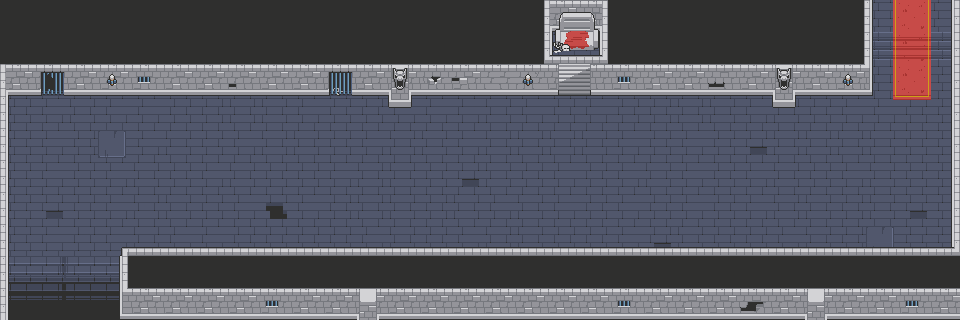

Below is a game level as drawn by its tile map, then a one-line description and the .tmx file that defines it, in full:
An orthogonal 30x10 tile map with 32x32 px tiles, 4 tile layers (floor, wall, decor1, decor2) and 11 objects (6x monster, 3x chord, playerStart, milestone).

<map version="1.10" tiledversion="1.11.0" orientation="orthogonal" renderorder="right-down" width="30" height="10" tilewidth="32" tileheight="32" infinite="0" nextlayerid="6" nextobjectid="13">
 <editorsettings>
  <export target="../../stage_02/stage_02_02.json" format="json" />
 </editorsettings>
 <tileset firstgid="1" name="Royal Dungeon Tileset" tilewidth="32" tileheight="32" tilecount="396" columns="18">
  <image source="../../Royal Dungeon Tileset.png" width="576" height="704" />
  <tile id="10">
   <properties>
    <property name="collides" type="bool" value="true" />
   </properties>
  </tile>
  <tile id="11">
   <properties>
    <property name="collides" type="bool" value="true" />
   </properties>
  </tile>
  <tile id="12">
   <properties>
    <property name="collides" type="bool" value="true" />
   </properties>
  </tile>
  <tile id="21">
   <properties>
    <property name="collides" type="bool" value="true" />
   </properties>
  </tile>
  <tile id="49">
   <properties>
    <property name="collides" type="bool" value="true" />
   </properties>
  </tile>
  <tile id="108">
   <properties>
    <property name="collides" type="bool" value="true" />
   </properties>
  </tile>
  <tile id="109">
   <properties>
    <property name="collides" type="bool" value="true" />
   </properties>
  </tile>
  <tile id="139">
   <properties>
    <property name="collides" type="bool" value="true" />
   </properties>
  </tile>
  <tile id="151">
   <properties>
    <property name="collides" type="bool" value="true" />
   </properties>
  </tile>
  <tile id="152">
   <properties>
    <property name="collides" type="bool" value="true" />
   </properties>
  </tile>
  <tile id="208">
   <properties>
    <property name="collides" type="bool" value="true" />
   </properties>
  </tile>
  <tile id="209">
   <properties>
    <property name="collides" type="bool" value="true" />
   </properties>
  </tile>
  <tile id="210">
   <properties>
    <property name="collides" type="bool" value="true" />
   </properties>
  </tile>
  <tile id="211">
   <properties>
    <property name="collides" type="bool" value="true" />
   </properties>
  </tile>
  <tile id="212">
   <properties>
    <property name="collides" type="bool" value="true" />
   </properties>
  </tile>
  <tile id="213">
   <properties>
    <property name="collides" type="bool" value="true" />
   </properties>
  </tile>
  <tile id="214">
   <properties>
    <property name="collides" type="bool" value="true" />
   </properties>
  </tile>
  <tile id="215">
   <properties>
    <property name="collides" type="bool" value="true" />
   </properties>
  </tile>
  <tile id="226">
   <properties>
    <property name="collides" type="bool" value="true" />
   </properties>
  </tile>
  <tile id="227">
   <properties>
    <property name="collides" type="bool" value="true" />
   </properties>
  </tile>
  <tile id="228">
   <properties>
    <property name="collides" type="bool" value="true" />
   </properties>
  </tile>
  <tile id="229">
   <properties>
    <property name="collides" type="bool" value="true" />
   </properties>
  </tile>
  <tile id="230">
   <properties>
    <property name="collides" type="bool" value="true" />
   </properties>
  </tile>
  <tile id="231">
   <properties>
    <property name="collides" type="bool" value="true" />
   </properties>
  </tile>
  <tile id="232">
   <properties>
    <property name="collides" type="bool" value="true" />
   </properties>
  </tile>
  <tile id="233">
   <properties>
    <property name="collides" type="bool" value="true" />
   </properties>
  </tile>
  <tile id="244">
   <properties>
    <property name="collides" type="bool" value="true" />
   </properties>
  </tile>
  <tile id="245">
   <properties>
    <property name="collides" type="bool" value="true" />
   </properties>
  </tile>
  <tile id="246">
   <properties>
    <property name="collides" type="bool" value="true" />
   </properties>
  </tile>
  <tile id="247">
   <properties>
    <property name="collides" type="bool" value="true" />
   </properties>
  </tile>
  <tile id="248">
   <properties>
    <property name="collides" type="bool" value="true" />
   </properties>
  </tile>
  <tile id="249">
   <properties>
    <property name="collides" type="bool" value="true" />
   </properties>
  </tile>
  <tile id="250">
   <properties>
    <property name="collides" type="bool" value="true" />
   </properties>
  </tile>
  <tile id="251">
   <properties>
    <property name="collides" type="bool" value="true" />
   </properties>
  </tile>
  <tile id="262">
   <properties>
    <property name="collides" type="bool" value="true" />
   </properties>
  </tile>
  <tile id="263">
   <properties>
    <property name="collides" type="bool" value="true" />
   </properties>
  </tile>
  <tile id="264">
   <properties>
    <property name="collides" type="bool" value="true" />
   </properties>
  </tile>
  <tile id="265">
   <properties>
    <property name="collides" type="bool" value="true" />
   </properties>
  </tile>
  <tile id="266">
   <properties>
    <property name="collides" type="bool" value="true" />
   </properties>
  </tile>
  <tile id="267">
   <properties>
    <property name="collides" type="bool" value="true" />
   </properties>
  </tile>
  <tile id="268">
   <properties>
    <property name="collides" type="bool" value="true" />
   </properties>
  </tile>
  <tile id="269">
   <properties>
    <property name="collides" type="bool" value="true" />
   </properties>
  </tile>
  <tile id="280">
   <properties>
    <property name="collides" type="bool" value="true" />
   </properties>
  </tile>
  <tile id="281">
   <properties>
    <property name="collides" type="bool" value="true" />
   </properties>
  </tile>
  <tile id="282">
   <properties>
    <property name="collides" type="bool" value="true" />
   </properties>
  </tile>
  <tile id="283">
   <properties>
    <property name="collides" type="bool" value="true" />
   </properties>
  </tile>
  <tile id="284">
   <properties>
    <property name="collides" type="bool" value="true" />
   </properties>
  </tile>
  <tile id="285">
   <properties>
    <property name="collides" type="bool" value="true" />
   </properties>
  </tile>
  <tile id="286">
   <properties>
    <property name="collides" type="bool" value="true" />
   </properties>
  </tile>
  <tile id="287">
   <properties>
    <property name="collides" type="bool" value="true" />
   </properties>
  </tile>
  <tile id="298">
   <properties>
    <property name="collides" type="bool" value="true" />
   </properties>
  </tile>
  <tile id="299">
   <properties>
    <property name="collides" type="bool" value="true" />
   </properties>
  </tile>
  <tile id="300">
   <properties>
    <property name="collides" type="bool" value="true" />
   </properties>
  </tile>
  <tile id="301">
   <properties>
    <property name="collides" type="bool" value="true" />
   </properties>
  </tile>
  <tile id="302">
   <properties>
    <property name="collides" type="bool" value="true" />
   </properties>
  </tile>
  <tile id="303">
   <properties>
    <property name="collides" type="bool" value="true" />
   </properties>
  </tile>
  <tile id="304">
   <properties>
    <property name="collides" type="bool" value="true" />
   </properties>
  </tile>
  <tile id="305">
   <properties>
    <property name="collides" type="bool" value="true" />
   </properties>
  </tile>
  <tile id="316">
   <properties>
    <property name="collides" type="bool" value="true" />
   </properties>
  </tile>
  <tile id="317">
   <properties>
    <property name="collides" type="bool" value="true" />
   </properties>
  </tile>
  <tile id="318">
   <properties>
    <property name="collides" type="bool" value="true" />
   </properties>
  </tile>
  <tile id="319">
   <properties>
    <property name="collides" type="bool" value="true" />
   </properties>
  </tile>
  <tile id="320">
   <properties>
    <property name="collides" type="bool" value="true" />
   </properties>
  </tile>
  <tile id="321">
   <properties>
    <property name="collides" type="bool" value="true" />
   </properties>
  </tile>
  <tile id="322">
   <properties>
    <property name="collides" type="bool" value="true" />
   </properties>
  </tile>
  <tile id="323">
   <properties>
    <property name="collides" type="bool" value="true" />
   </properties>
  </tile>
  <tile id="334">
   <properties>
    <property name="collides" type="bool" value="true" />
   </properties>
  </tile>
  <tile id="335">
   <properties>
    <property name="collides" type="bool" value="true" />
   </properties>
  </tile>
  <tile id="336">
   <properties>
    <property name="collides" type="bool" value="true" />
   </properties>
  </tile>
  <tile id="337">
   <properties>
    <property name="collides" type="bool" value="true" />
   </properties>
  </tile>
  <tile id="338">
   <properties>
    <property name="collides" type="bool" value="true" />
   </properties>
  </tile>
  <tile id="339">
   <properties>
    <property name="collides" type="bool" value="true" />
   </properties>
  </tile>
  <tile id="340">
   <properties>
    <property name="collides" type="bool" value="true" />
   </properties>
  </tile>
  <tile id="341">
   <properties>
    <property name="collides" type="bool" value="true" />
   </properties>
  </tile>
  <tile id="352">
   <properties>
    <property name="collides" type="bool" value="true" />
   </properties>
  </tile>
  <tile id="353">
   <properties>
    <property name="collides" type="bool" value="true" />
   </properties>
  </tile>
  <tile id="354">
   <properties>
    <property name="collides" type="bool" value="true" />
   </properties>
  </tile>
  <tile id="355">
   <properties>
    <property name="collides" type="bool" value="true" />
   </properties>
  </tile>
  <tile id="356">
   <properties>
    <property name="collides" type="bool" value="true" />
   </properties>
  </tile>
  <tile id="357">
   <properties>
    <property name="collides" type="bool" value="true" />
   </properties>
  </tile>
  <tile id="358">
   <properties>
    <property name="collides" type="bool" value="true" />
   </properties>
  </tile>
  <tile id="359">
   <properties>
    <property name="collides" type="bool" value="true" />
   </properties>
  </tile>
  <tile id="370">
   <properties>
    <property name="collides" type="bool" value="true" />
   </properties>
  </tile>
  <tile id="371">
   <properties>
    <property name="collides" type="bool" value="true" />
   </properties>
  </tile>
  <tile id="372">
   <properties>
    <property name="collides" type="bool" value="true" />
   </properties>
  </tile>
  <tile id="373">
   <properties>
    <property name="collides" type="bool" value="true" />
   </properties>
  </tile>
  <tile id="374">
   <properties>
    <property name="collides" type="bool" value="true" />
   </properties>
  </tile>
  <tile id="375">
   <properties>
    <property name="collides" type="bool" value="true" />
   </properties>
  </tile>
  <tile id="376">
   <properties>
    <property name="collides" type="bool" value="true" />
   </properties>
  </tile>
  <tile id="377">
   <properties>
    <property name="collides" type="bool" value="true" />
   </properties>
  </tile>
  <tile id="388">
   <properties>
    <property name="collides" type="bool" value="true" />
   </properties>
  </tile>
  <tile id="389">
   <properties>
    <property name="collides" type="bool" value="true" />
   </properties>
  </tile>
  <tile id="390">
   <properties>
    <property name="collides" type="bool" value="true" />
   </properties>
  </tile>
  <tile id="391">
   <properties>
    <property name="collides" type="bool" value="true" />
   </properties>
  </tile>
  <tile id="392">
   <properties>
    <property name="collides" type="bool" value="true" />
   </properties>
  </tile>
  <tile id="393">
   <properties>
    <property name="collides" type="bool" value="true" />
   </properties>
  </tile>
  <tile id="394">
   <properties>
    <property name="collides" type="bool" value="true" />
   </properties>
  </tile>
  <tile id="395">
   <properties>
    <property name="collides" type="bool" value="true" />
   </properties>
  </tile>
 </tileset>
 <layer id="1" name="floor" width="30" height="10">
  <data encoding="csv">
8,9,10,8,8,9,10,8,8,8,8,9,8,8,9,9,9,8,8,8,9,10,8,8,8,8,9,8,9,10,
8,8,8,8,8,9,8,8,9,8,9,8,8,9,8,9,28,8,9,8,9,8,8,8,8,8,9,194,194,194,
8,9,8,9,8,8,8,9,8,9,10,8,9,10,28,8,9,8,9,8,9,8,8,8,10,8,9,8,9,9,
8,9,10,9,9,8,8,10,10,9,8,8,9,8,9,10,9,8,9,8,8,10,10,9,10,8,9,9,8,9,
8,9,8,44,9,10,8,9,10,10,8,9,10,10,9,10,10,10,10,9,8,9,8,46,10,10,10,10,8,9,
8,9,8,9,10,8,9,10,8,8,9,10,10,8,46,10,8,9,8,9,10,9,8,9,10,8,9,10,8,9,
8,46,8,9,10,10,8,9,28,9,8,10,10,8,10,9,10,9,8,9,8,9,8,9,10,10,8,10,46,9,
8,9,8,9,10,9,9,8,8,8,8,9,10,8,9,10,10,8,8,9,46,10,8,8,9,10,8,44,8,9,
134,135,134,135,10,8,9,8,9,8,8,9,10,8,9,10,9,9,8,8,8,9,10,8,9,10,8,8,8,9,
152,153,152,153,9,8,8,8,9,8,8,9,10,8,8,8,9,9,9,8,8,9,10,8,9,10,8,8,8,9
</data>
 </layer>
 <layer id="2" name="wall" width="30" height="10">
  <data encoding="csv">
22,22,22,22,22,22,22,22,22,22,22,22,22,22,22,22,22,1,2,22,22,22,22,22,22,22,22,23,0,21,
22,22,22,22,22,22,22,22,22,22,22,22,22,22,22,22,22,19,20,22,22,22,22,22,22,22,22,23,0,21,
1,91,40,40,149,40,40,75,40,40,92,40,55,56,57,58,59,109,110,149,40,40,76,40,55,40,40,41,0,21,
23,0,0,0,0,0,0,0,0,0,0,0,73,0,0,0,0,0,0,0,0,0,0,0,73,0,0,0,0,21,
23,0,0,0,0,0,0,0,0,0,0,0,0,0,0,0,0,0,0,0,0,0,0,0,0,0,0,0,0,21,
23,0,0,0,0,0,0,0,0,0,0,0,0,0,0,0,0,0,0,0,0,0,0,0,0,0,0,0,0,21,
23,0,0,0,0,0,0,0,0,0,0,0,0,0,0,0,0,0,0,0,0,0,0,0,0,0,0,0,0,21,
23,0,0,3,4,4,4,4,4,4,4,4,4,4,4,4,4,4,4,4,4,4,4,4,4,4,4,4,4,20,
23,0,0,21,22,22,22,22,22,22,22,22,22,22,22,22,22,22,22,22,22,22,22,22,22,22,22,22,22,22,
23,0,0,39,40,40,40,40,149,40,40,55,40,40,40,40,40,40,40,149,40,40,40,78,40,55,40,40,149,40
</data>
 </layer>
 <layer id="3" name="decor1" width="30" height="10">
  <data encoding="csv">
0,0,0,0,0,0,0,0,0,0,0,0,0,0,0,0,0,253,254,0,0,0,0,0,0,0,0,245,246,247,
0,0,0,0,0,0,0,0,0,0,0,0,0,0,0,0,0,271,272,0,0,0,0,0,0,0,0,302,303,304,
0,0,0,220,0,0,0,0,0,0,0,0,217,0,0,0,220,0,0,0,0,0,0,0,217,0,220,320,321,322,
0,0,0,0,0,0,0,0,0,0,0,0,0,0,0,0,0,0,0,0,0,0,0,0,0,0,0,263,264,265,
0,0,0,0,0,0,0,0,0,0,0,0,0,0,0,0,0,0,0,0,0,0,0,0,0,0,0,0,0,0,
0,0,0,0,0,0,0,0,0,0,0,0,0,0,0,0,0,0,0,0,0,0,0,0,0,0,0,0,0,0,
0,0,0,0,0,0,0,0,0,0,0,0,0,0,0,0,0,0,0,0,0,0,0,0,0,0,0,0,0,0,
0,0,0,0,0,0,0,0,0,0,0,0,0,0,0,0,0,0,0,0,0,0,0,0,0,0,0,0,0,0,
0,0,0,0,0,0,0,0,0,0,0,0,0,0,0,0,0,0,0,0,0,0,0,0,0,0,0,0,0,0,
0,0,0,0,0,0,0,0,0,0,0,0,0,0,0,0,0,0,0,0,0,0,0,0,0,0,0,0,0,0
</data>
 </layer>
 <layer id="4" name="decor2" width="30" height="10">
  <data encoding="csv">
0,0,0,0,0,0,0,0,0,0,0,0,0,0,0,0,0,0,0,0,0,0,0,0,0,0,0,0,0,0,
0,0,0,0,0,0,0,0,0,0,0,0,0,0,0,0,0,235,0,0,0,0,0,0,0,0,0,0,0,0,
0,0,0,0,0,0,0,0,0,0,0,0,0,0,0,0,0,0,0,0,0,0,0,0,0,0,0,0,0,0,
0,0,0,0,0,0,0,0,0,0,0,0,0,9,0,0,0,0,0,0,0,0,0,0,0,0,0,0,0,0,
0,0,0,0,0,0,0,0,0,0,0,0,0,0,0,0,0,0,0,0,0,0,0,0,0,0,0,0,0,0,
0,0,0,0,0,0,0,0,0,0,0,0,0,0,0,0,0,0,0,0,0,0,0,0,0,0,0,0,0,0,
0,0,0,0,0,0,0,0,0,0,0,0,0,0,0,0,0,0,0,0,0,0,0,0,0,0,0,0,0,0,
0,0,0,0,0,0,0,0,0,0,0,0,0,0,0,0,0,0,0,0,0,0,0,0,0,0,0,0,0,0,
0,0,0,0,0,0,0,0,0,0,0,0,0,0,0,0,0,0,0,0,0,0,0,0,0,0,0,0,0,0,
0,0,0,0,0,0,0,0,0,0,0,0,0,0,0,0,0,0,0,0,0,0,0,0,0,0,0,0,0,0
</data>
 </layer>
 <objectgroup id="5" name="object">
  <object id="1" name="chordStart" type="chord" x="31.8634" y="242.39">
   <point />
  </object>
  <object id="2" name="playerStart" x="83.0725" y="242.39">
   <point />
  </object>
  <object id="4" name="chordBattle" type="chord" x="573.542" y="37.5533">
   <point />
  </object>
  <object id="5" name="milestone" x="933.144" y="25.0356">
   <point />
  </object>
  <object id="6" name="chordEnd" type="chord" x="892.176" y="25.0356">
   <point />
  </object>
  <object id="7" name="fly" type="monster" x="157.041" y="146.799">
   <point />
  </object>
  <object id="8" name="fly" type="monster" x="302.703" y="219.63">
   <point />
  </object>
  <object id="9" name="mini goblin" type="monster" x="491.607" y="147.937">
   <point />
  </object>
  <object id="10" name="fly" type="monster" x="764.723" y="152.489">
   <point />
  </object>
  <object id="11" name="fly" type="monster" x="570.128" y="213.94">
   <point />
  </object>
  <object id="12" name="mini goblin" type="monster" x="853.485" y="216.216">
   <point />
  </object>
 </objectgroup>
</map>
